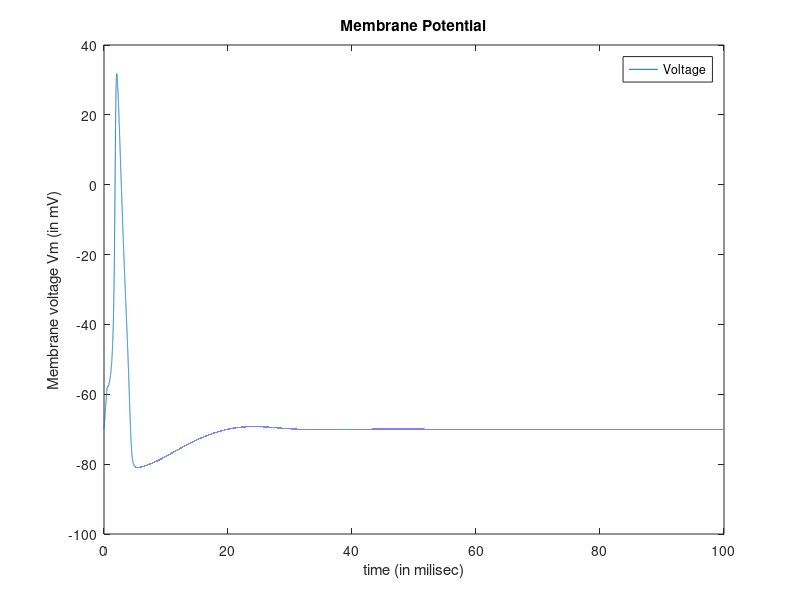
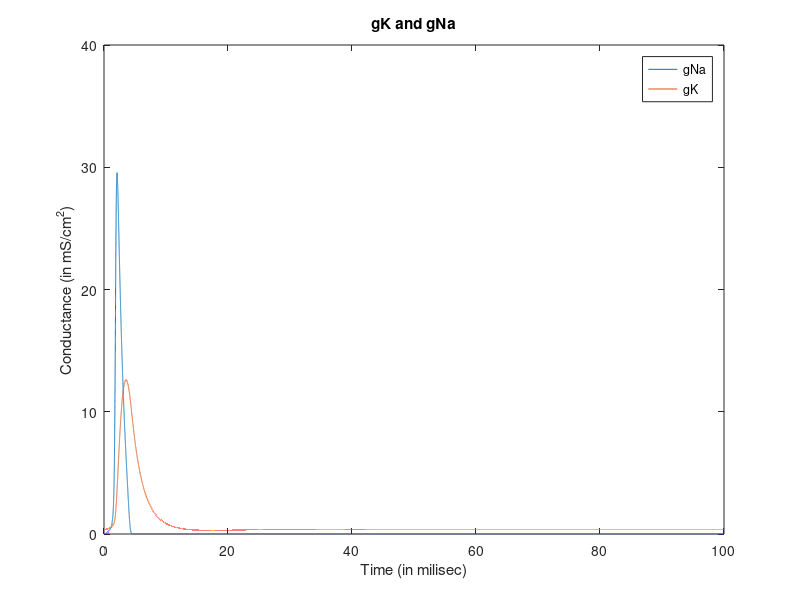

Write MATLAB code to recreate these figures, in order.
%initialize time
d = .001; %step size
t = [0:d:100];%initiliaze time from 0 to 100 ms
z = length(t);
%constants:
gbarK = 36;
gbarNa = 120;
gbarL = 0.3;
Ek = -12; %mV  Nernst Potential for K
ENa = 115; %mV Nernst Potential for K
EL = 10.6; %mV Leakage Nernst Potential
Vrest = -70; % in miliVolts
Vm = 0; %set membrane potential to resting potential
Cm = 2; %in uF
%gating variables:
am = 0.1*((25-Vm)/(exp((25-Vm)/10) - 1));
Bm = 4*exp(-Vm/18); 
an = .01 * ((10-Vm)/(exp((10-Vm)/10) - 1));
Bn = .125*exp(-Vm/80);
ah = .07*exp(-Vm/20);
Bh = 1/(exp((30-Vm)/10) + 1);
%initialize m,n,h:
m0 = am/(am + Bm);
n0 = an/(an + Bn);
h0 = ah/(ah + Bh);
m=m0;
n=n0;
h=h0;
Iinj = zeros(1,z);  %initialize Iinj vector
pulseLength = .5/d;  %determine number of descrete time intervals pulse lasts
Iinj(1:pulseLength) = 50;  %set the first .5 ms to 5 uA/cm^2
Vmvec = [Vm zeros(1,z-1)]; %concatonate initial Vm value with a vector of zeros filling the rest.
                            %will plot this vector against time at the end.
gK = zeros(1,z);
gNa = zeros(1,z);
    for q = 1:z
        am = 0.1*((25-Vm)/(exp((25-Vm)/10) - 1));  %update alpha and Beta values based on new Vm
        Bm = 4*exp(-Vm/18); 
        an = .01 * ((10-Vm)/(exp((10-Vm)/10) - 1));
        Bn = .125*exp(-Vm/80);
        ah = .07*exp(-Vm/20);
        Bh = 1/(exp((30-Vm)/10) + 1);
        m = m + d*(am*(1-m)-Bm*m);%Eulers for m.  d is step size
        n = n+ d*(an*(1-n)-Bn*n);%Eulers for n.  d is step size
        h = h+ d*(ah*(1-h)-Bh*h);%Eulers for h.  d is step size
        %update currents
        INa = (m^3)*gbarNa*h*(Vm-ENa);%Na current
        IK = (n^4)*gbarK*(Vm-Ek); %K current
        IL = gbarL*(Vm-EL); %Leakage current.  Includes Cl
        Iion = Iinj(q)-IK-INa-IL;
        %update Vm
        Vm = Vm + d*Iion/Cm;  %Eulers for Vm.  dVm/dt = Iion/Cm
        Vmvec(q) = Vm;  %record Vm in a vector to be used for plotting later on
        gNa(q) = (m^3)*gbarNa*h; %record gNa in a vector to be used for plotting later on
        gK(q)= (n^4)*gbarK;   %record gK in a vector to be used for plotting later on
    end
Vmvec = Vmvec + Vrest;  %move the action potential down the y axis to
%center on resting potential
%plot membrane potential
plot(t, Vmvec)
axis([0,100,-100,40]);
xlabel('time (in milisec)')
ylabel('Membrane voltage Vm (in mV)')
title('Membrane Potential')
legend('Voltage')
%plot conductances
figure
plot(t, gNa,t,gK)
axis([0,100,0,40]);
xlabel('Time (in milisec)')
ylabel('Conductance (in mS/cm^2)')
title('gK and gNa')
legend('gNa','gK')